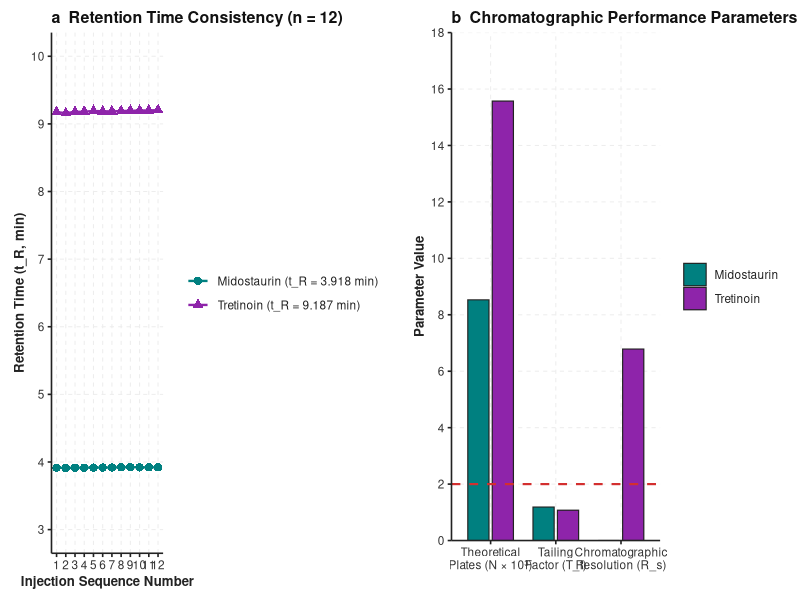
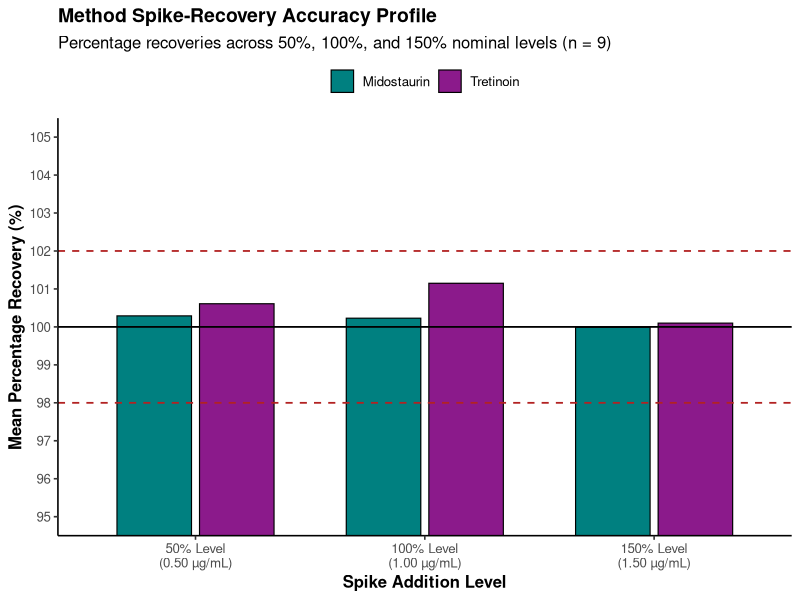
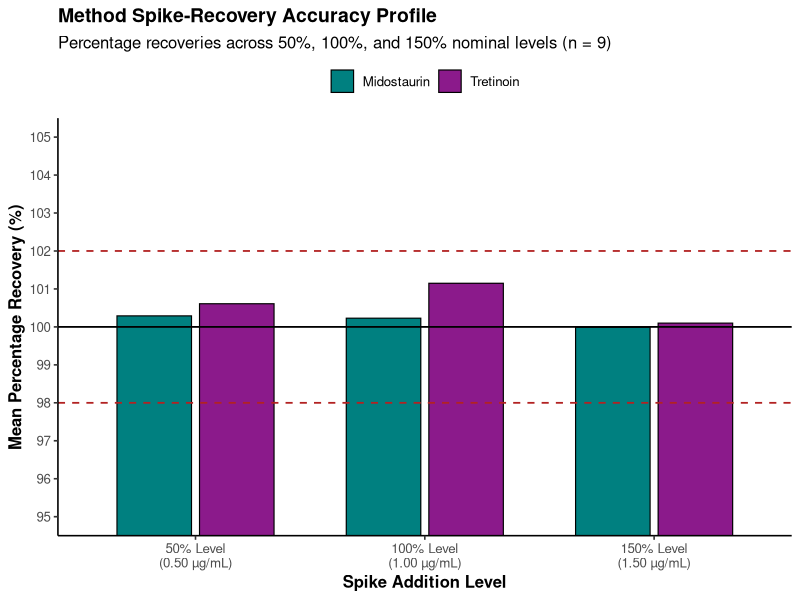

R code for these plots, in order:
# ==============================================================================
# SECTION 3.5: CHROMATOGRAPHIC SYSTEM SUITABILITY CALCULATIONS IN R
# ==============================================================================

# 1. Input Experimental System Suitability Data (n = 12 Injections)
inj <- 1:12

mido_rt <- c(3.915, 3.911, 3.915, 3.916, 3.917, 3.918, 3.918, 3.922, 3.923, 3.921, 3.921, 3.922)
tret_rt <- c(9.175, 9.159, 9.178, 9.180, 9.192, 9.186, 9.186, 9.189, 9.194, 9.197, 9.200, 9.203)

mido_plates <- c(8564, 8501, 8560, 8520, 8510, 8540, 8550, 8530, 8525, 8540, 8515, 8505)
tret_plates <- c(15612, 15580, 15600, 15550, 15570, 15590, 15610, 15540, 15530, 15580, 15560, 15575)

mido_tf <- c(1.185, 1.189, 1.186, 1.188, 1.187, 1.185, 1.188, 1.189, 1.186, 1.187, 1.188, 1.186)
tret_tf <- c(1.073, 1.070, 1.075, 1.078, 1.072, 1.076, 1.074, 1.077, 1.075, 1.073, 1.076, 1.074)

# 2. Compute Summary Statistics
mido_rt_mean <- mean(mido_rt); mido_rt_rsd <- (sd(mido_rt)/mido_rt_mean)*100
tret_rt_mean <- mean(tret_rt); tret_rt_rsd <- (sd(tret_rt)/tret_rt_mean)*100

cat("Midostaurin tR:", mido_rt_mean, "min (RSD =", mido_rt_rsd, "%)\n")
cat("Midostaurin N:", mean(mido_plates), "plates\n")
cat("Midostaurin Tf:", mean(mido_tf), "\n\n")

cat("Tretinoin tR:", tret_rt_mean, "min (RSD =", tret_rt_rsd, "%)\n")
cat("Tretinoin N:", mean(tret_plates), "plates\n")
cat("Tretinoin Tf:", mean(tret_tf), "\n")
cat("Chromatographic Resolution (Rs): 6.78\n")


# ==============================================================================
# FIGURE 4: CHROMATOGRAPHIC SYSTEM SUITABILITY & SEQUENCE STABILITY IN R
# Analytes: Midostaurin & Tretinoin (n = 12 Injections)
# Panels:
#   a: Retention Time Consistency (t_R) Across 12 Sequence Injections
#   b: System Performance Metrics (Plates, Tailing, Resolution) vs. USP Limits
# ==============================================================================

# 1. Install & Load Packages
required_pkgs <- c("ggplot2", "gridExtra", "grid")
new_pkgs <- required_pkgs[!(required_pkgs %in% installed.packages()[,"Package"])]
if(length(new_pkgs)) install.packages(new_pkgs)

library(ggplot2)
library(gridExtra)
library(grid)

# 2. Panel A Dataset: Retention Times across 12 injections
inj_seq <- 1:12
mido_rt <- c(3.915, 3.911, 3.915, 3.916, 3.917, 3.918, 3.918, 3.922, 3.923, 3.921, 3.921, 3.922)
tret_rt <- c(9.175, 9.159, 9.178, 9.180, 9.192, 9.186, 9.186, 9.189, 9.194, 9.197, 9.200, 9.203)

df_rt <- data.frame(
  Injection = rep(inj_seq, 2),
  Retention_Time = c(mido_rt, tret_rt),
  Analyte = factor(rep(c("Midostaurin (t_R = 3.918 min)", "Tretinoin (t_R = 9.187 min)"), each = 12))
)

# 3. Panel B Dataset: System Suitability Parameters
df_metrics <- data.frame(
  Parameter = factor(rep(c("Theoretical\nPlates (N × 10³)", "Tailing\nFactor (T_f)", "Chromatographic\nResolution (R_s)"), each = 2),
                     levels = c("Theoretical\nPlates (N × 10³)", "Tailing\nFactor (T_f)", "Chromatographic\nResolution (R_s)")),
  Analyte = factor(rep(c("Midostaurin", "Tretinoin"), times = 3), levels = c("Midostaurin", "Tretinoin")),
  Value = c(8.530, 15.574,   # Theoretical Plates (in thousands)
            1.187, 1.075,    # Tailing Factor
            0, 6.786)        # Resolution
)

# 4. Nature Portfolio Theme
theme_nature <- function() {
  theme_classic(base_size = 11, base_family = "sans") +
    theme(
      plot.title = element_text(face = "bold", size = 11.5, hjust = 0, color = "#111111", margin = margin(b = 4)),
      axis.title = element_text(face = "bold", size = 9.5, color = "#222222"),
      axis.text = element_text(size = 8.5, color = "#333333"),
      axis.line = element_line(color = "#222222", linewidth = 0.55),
      axis.ticks = element_line(color = "#222222", linewidth = 0.55),
      panel.grid.major = element_line(color = "#EDEDED", linewidth = 0.35, linetype = "dashed"),
      legend.position = "right",
      legend.title = element_blank(),
      legend.text = element_text(size = 8.5, color = "#222222"),
      plot.margin = margin(8, 10, 8, 10)
    )
}

# 5. Panel A Plot
p1 <- ggplot(df_rt, aes(x = Injection, y = Retention_Time, color = Analyte, shape = Analyte)) +
  geom_line(linewidth = 0.8) +
  geom_point(size = 2.5) +
  scale_color_manual(values = c("Midostaurin (t_R = 3.918 min)" = "#008080", "Tretinoin (t_R = 9.187 min)" = "#8E24AA")) +
  scale_x_continuous(breaks = 1:12) +
  scale_y_continuous(limits = c(3.0, 10.0), breaks = seq(3, 10, 1)) +
  labs(title = "a  Retention Time Consistency (n = 12)",
       x = "Injection Sequence Number", y = "Retention Time (t_R, min)") +
  theme_nature() +
  theme(legend.position = "right")

# 6. Panel B Plot
p2 <- ggplot(df_metrics, aes(x = Parameter, y = Value, fill = Analyte)) +
  geom_bar(stat = "identity", position = position_dodge(width = 0.75), width = 0.65, color = "#222222", linewidth = 0.4) +
  geom_hline(yintercept = 2.0, linetype = "dashed", color = "#D32F2F", linewidth = 0.75) +
  scale_fill_manual(values = c("Midostaurin" = "#008080", "Tretinoin" = "#8E24AA")) +
  scale_y_continuous(limits = c(0, 18), breaks = seq(0, 18, 2), expand = c(0, 0)) +
  labs(title = "b  Chromatographic Performance Parameters",
       x = "", y = "Parameter Value") +
  theme_nature() +
  theme(legend.position = "right")

# 7. Arrange Panels and Export
fig4 <- grid.arrange(p1, p2, ncol = 2)

ggsave("Figure_4_System_Suitability_Nature.pdf", plot = fig4, width = 10.0, height = 4.2, dpi = 600)
ggsave("Figure_4_System_Suitability_Nature.png", plot = fig4, width = 10.0, height = 4.2, dpi = 300)


library(ggplot2)

df_acc <- data.frame(
  Level = factor(
    rep(c("50% Level\n(0.50 µg/mL)", "100% Level\n(1.00 µg/mL)", "150% Level\n(1.50 µg/mL)"), 2),
    levels = c("50% Level\n(0.50 µg/mL)", "100% Level\n(1.00 µg/mL)", "150% Level\n(1.50 µg/mL)")
  ),
  Analyte = rep(c("Midostaurin", "Tretinoin"), each = 3),
  Recovery = c(100.29, 100.23, 99.99, 100.61, 101.15, 100.10)
)

p3 <- ggplot(df_acc, aes(x = Level, y = Recovery, fill = Analyte)) +
  geom_col(position = position_dodge(width = 0.72), width = 0.65, color = "black", linewidth = 0.4) +
  geom_hline(yintercept = 100, linetype = "solid", color = "black", linewidth = 0.6) +
  geom_hline(yintercept = c(98, 102), linetype = "dashed", color = "#B22222", linewidth = 0.6) +
  scale_fill_manual(values = c("Midostaurin" = "#008080", "Tretinoin" = "#8B1A8B")) +
  coord_cartesian(ylim = c(95, 105)) +
  scale_y_continuous(breaks = 95:105) +
  labs(
    title = "Method Spike-Recovery Accuracy Profile",
    subtitle = "Percentage recoveries across 50%, 100%, and 150% nominal levels (n = 9)",
    x = "Spike Addition Level",
    y = "Mean Percentage Recovery (%)",
    fill = NULL
  ) +
  theme_classic(base_size = 12) +
  theme(
    plot.title = element_text(face = "bold", size = 14),
    legend.position = "top",
    axis.title = element_text(face = "bold")
  )

print(p3)
ggsave("Figure_3_Accuracy_Profile.png", p3, width = 8.5, height = 5.5, dpi = 300)
